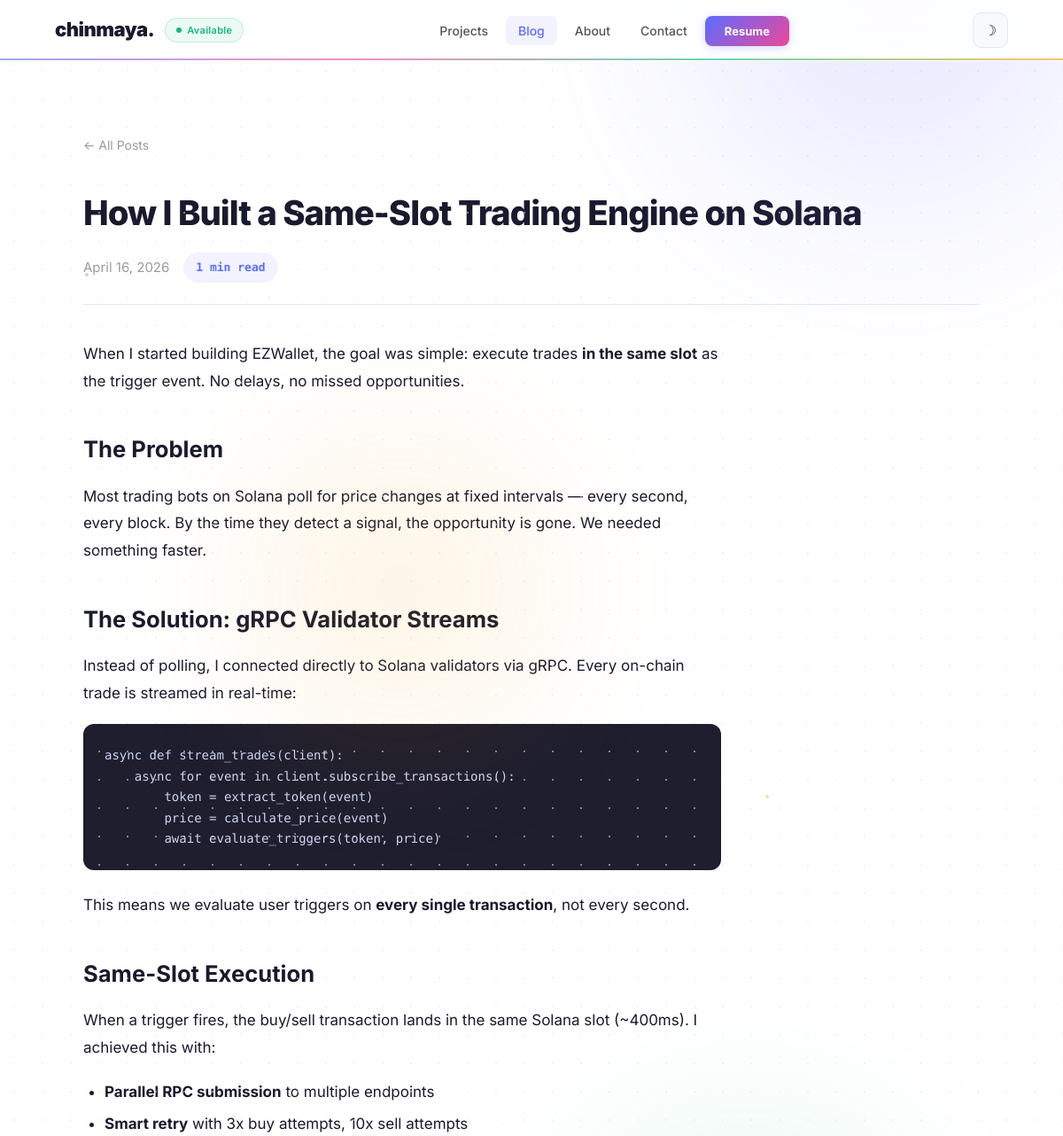
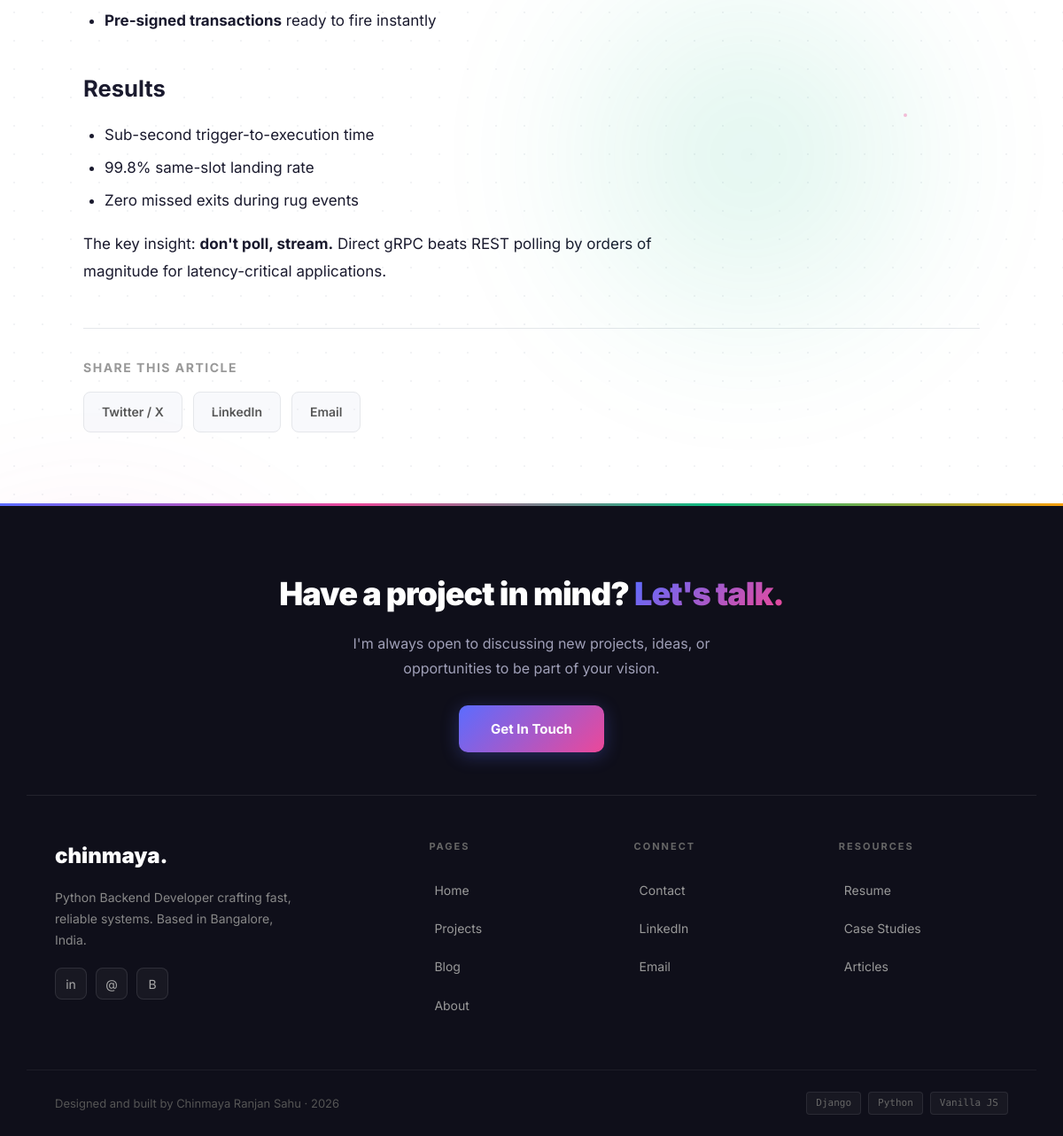
The app's page /blog/same-slot-trading-engine-solana/ with its own data (2 pictures, top to bottom).
### blog/models.py (models this page shows, shortened)
class Post(models.Model):
    title = models.CharField(max_length=200)
    slug = models.SlugField(unique=True, blank=True)
    excerpt = models.CharField(max_length=400, blank=True)
    content = models.TextField(help_text="Write in Markdown")
    published = models.BooleanField(default=True)
    created = models.DateTimeField(auto_now_add=True)
    updated = models.DateTimeField(auto_now=True)
    class Meta:
        ordering = ['-created']
    def content_html(self):
        md = markdown.Markdown(extensions=[
            FencedCodeExtension(),
            CodeHiliteExtension(css_class='codehilite', linenums=False),
            'tables',
        ])
        return md.convert(self.content)
    def reading_time(self):
        words = len(self.content.split())
        return max(1, round(words / 200))

### blog/views.py (the view)
# urls.py: path('blog/<slug:slug>/', blog_views.post_detail, name='blog_detail'),
def post_detail(request, slug):
    post = get_object_or_404(Post, slug=slug, published=True)
    return render(request, 'blog/detail.html', {'post': post})

### templates/blog/detail.html (shortened to what this page needs)
{% extends 'base/layout.html' %}
{% block content %}
<div class="container">
  <article class="post-detail">
    <a href="{% url 'blog_list' %}" class="back-link">&larr; All Posts</a>
    <h1>{{ post.title }}</h1>
    <div class="post-meta-bar">
      <span class="post-meta" style="margin-bottom:0;padding-bottom:0;border-bottom:none;">{{ post.created|date:"F d, Y" }}</span>
      <span class="post-reading-badge">{{ post.reading_time }} min read</span>
    </div>
    <div class="prose">
      {{ post.content_html|safe }}
    </div>
    <div class="share-section">
      <h4>Share this article</h4>
      <div class="share-links">
        <a href="https://twitter.com/intent/tweet?text={{ post.title|urlencode }}&url={{ request.build_absolute_uri }}" target="_blank" class="share-link">Twitter / X</a>
        <a href="https://www.linkedin.com/sharing/share-offsite/?url={{ request.build_absolute_uri }}" target="_blank" class="share-link">LinkedIn</a>
        <a href="mailto:?subject={{ post.title|urlencode }}&body=Check out this article: {{ request.build_absolute_uri }}" class="share-link">Email</a>
      </div>
    </div>
  </article>
</div>
{% endblock %}

### static/css/style.css (style rules this page uses)
:root { --bg: #ffffff; --bg-alt: #f8f9fc; --bg-hero: linear-gradient(135deg, #667eea 0%, #764ba2 100%); --text: #1a1a2e; --text-secondary: #555; --text-muted: #999; --text-on-dark: #fff; --accent: #5b6cff; --accent-hover: #4a58e0; --accent-light: rgba(91, 108, 255, 0.08); --accent-glow: rgba(91, 108, 255, 0.15); --accent-pink: #ec4899; --accent-green: #10b981; --accent-orange: #f59e0b; --green: #10b981; --border: #e5e7eb; --card-bg: #ffffff; --code-bg: #1e1e2e; --shadow-sm: 0 1px 3px rgba(0,0,0,0.06); --shadow-md: 0 4px 20px rgba(0,0,0,0.08); --shadow-lg: 0 10px 40px rgba(0,0,0,0.1); --shadow-card: 0 2px 8px rgba(0,0,0,0.04); --radius: 12px; --radius-lg: 16px; --font: 'Inter', system-ui, -apple-system, sans-serif; --mono: 'Fira Code', monospace; --transition: 0.3s ease; --content-w: 1140px; --narrow-w: 720px; }
*, *::before, *::after { box-sizing: border-box; margin: 0; padding: 0; }
html { scroll-behavior: smooth; }
body { font-family: var(--font); background: var(--bg); color: var(--text); font-size: 17px; line-height: 1.7; transition: background var(--transition), color var(--transition); -webkit-font-smoothing: antialiased; position: relative; }
body::before { content: ''; position: fixed; top: 0; left: 0; right: 0; bottom: 0; background-image: radial-gradient(circle, var(--border) 1px, transparent 1px); background-size: 32px 32px; opacity: 0.5; pointer-events: none; z-index: 0; }
a { color: var(--accent); text-decoration: none; transition: color var(--transition); }
.container { max-width: var(--content-w); margin: 0 auto; padding: 0 32px; }
.post-detail { padding: 80px 32px; }
.post-detail h1 { font-size: 2.4rem; font-weight: 800; letter-spacing: -1px; margin-bottom: 12px; }
.post-detail .post-meta { font-size: 15px; color: var(--text-muted); margin-bottom: 24px; }
.post-detail .post-meta-bar { display: flex; align-items: center; gap: 16px; flex-wrap: wrap; padding-bottom: 24px; border-bottom: 1px solid var(--border); margin-bottom: 40px; }
.post-reading-badge { display: inline-flex; align-items: center; gap: 6px; font-size: 13px; font-weight: 600; font-family: var(--mono); color: var(--accent); background: var(--accent-light); padding: 6px 14px; border-radius: 20px; }
.share-section { margin-top: 48px; padding-top: 32px; border-top: 1px solid var(--border); }
.share-section h4 { font-size: 14px; font-weight: 700; text-transform: uppercase; letter-spacing: 1.5px; color: var(--text-muted); margin-bottom: 16px; }
.share-links { display: flex; gap: 12px; }
.share-link { display: inline-flex; align-items: center; gap: 6px; padding: 10px 20px; border-radius: 8px; font-size: 14px; font-weight: 600; background: var(--bg-alt); color: var(--text-secondary); border: 1px solid var(--border); transition: all var(--transition); }
.prose { max-width: var(--narrow-w); }
.prose p { margin-bottom: 20px; font-size: 17px; line-height: 1.8; }
.prose h2 { font-size: 1.6rem; font-weight: 700; margin: 40px 0 16px; }
.prose ul, .prose ol { padding-left: 24px; margin-bottom: 20px; }
.prose li { margin-bottom: 8px; line-height: 1.7; }
.prose strong { font-weight: 700; }
.prose code { font-family: var(--mono); font-size: 14px; background: var(--accent-light); color: var(--accent); padding: 2px 8px; border-radius: 4px; }
.prose pre { background: var(--code-bg) !important; color: #cdd6f4; padding: 24px; border-radius: var(--radius); overflow-x: auto; margin-bottom: 24px; font-size: 14px; line-height: 1.6; }
.prose pre code { background: none; color: inherit; padding: 0; }
.back-link { font-size: 14px; color: var(--text-muted); display: inline-flex; align-items: center; gap: 6px; margin-bottom: 32px; transition: all var(--transition); }

### records on screen
Post: title "How I Built a Same-Slot Trading Engine on Solana", created "April 16, 2026", reading_time "1", content_html "When I started building EZWallet, the goal was simple: execute trades in the same slot as the trigger event. No delays, no missed opportunities. The Problem Most trading bots on Solana poll for price changes at fixed intervals — every second, every block. By the time they detect a signal, the opportunity is gone. We needed something faster. The Solution: gRPC Validator Streams Instead of polling, I connected directly to Solana validators via gRPC. Every on-chain trade is streamed in real-time: async def stream_trades ( client ): async for event in client . subscribe_transactions (): token = extract_token ( event ) price = calculate_price ( event ) await evaluate_triggers ( token , price )…"
